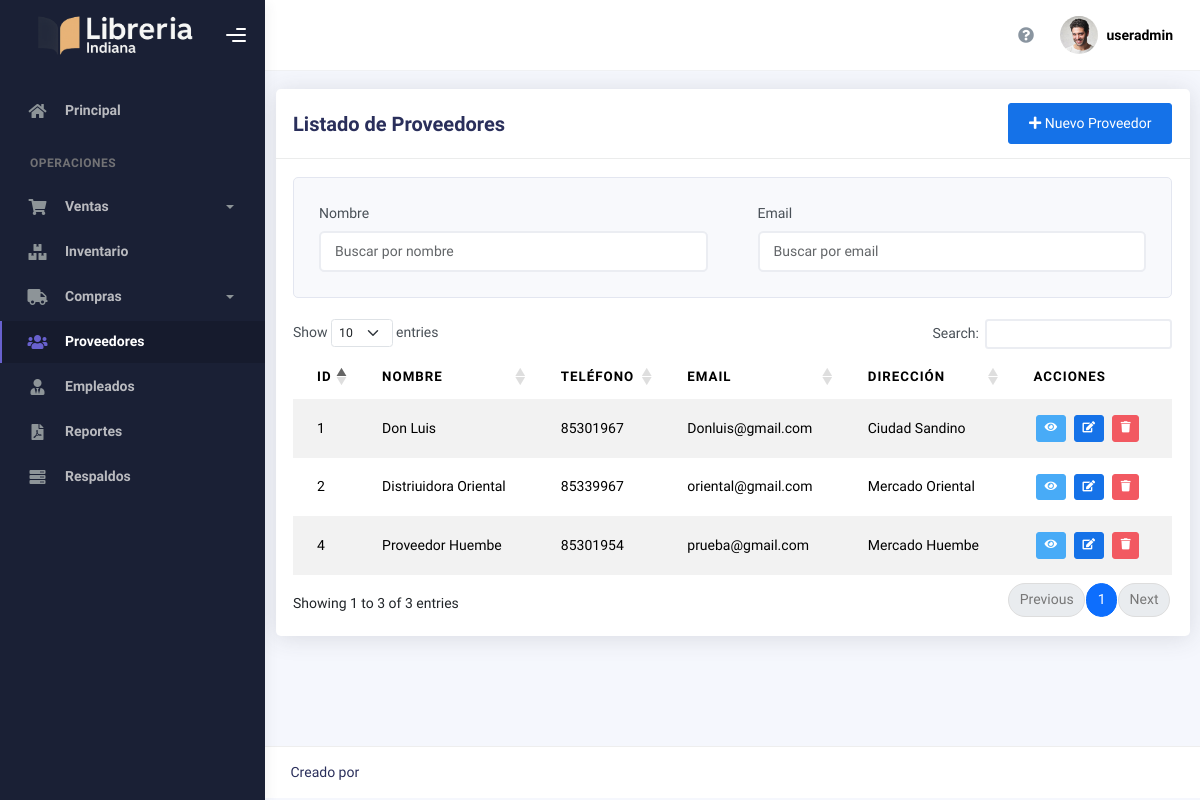
/admin/proveedores (signed in), run on the app's committed database.
### tables this page shows
CREATE TABLE Proveedor (
    IDProveedor INTEGER PRIMARY KEY AUTOINCREMENT,
    Nombre TEXT NOT NULL,
    Telefono TEXT,
    Email TEXT,
    DireccionCompleta TEXT
);

### app/blueprints/admin/routes.py (the view)
@admin_bp.route('/proveedores')
@login_required
@role_required(['admin', 'gerente'])
def proveedores():
    conn = get_db_connection()
    proveedores = conn.execute("SELECT * FROM Proveedor").fetchall()
    conn.close()
    return render_template('admin/proveedores.html', proveedores=proveedores)

### app/utils/__init__.py (called while the page is built)
def login_required(f):
    @wraps(f)
    def decorated_function(*args, **kwargs):
        if session.get("user_id") is None:
            return redirect(url_for('auth.login'))
        return f(*args, **kwargs)
    return decorated_function

def role_required(roles):
    def decorator(f):
        @wraps(f)
        def decorated_function(*args, **kwargs):
            if session.get("user_id") is None:
                return redirect(url_for('auth.login'))
            user_role = session.get("role")
            if user_role not in roles and user_role != 'admin':
                abort(403)  # Forbidden
            return f(*args, **kwargs)
        return decorated_function
    return decorator

### app/utils/db.py (called while the page is built)
def get_db_connection():
    conn = sqlite3.connect(current_app.config['DATABASE_PATH'])
    conn.row_factory = sqlite3.Row
    return conn

### app/blueprints/admin/templates/admin/proveedores.html (shortened to what this page needs)
{% extends "layout.html" %}
{% block style %}
<link rel="stylesheet" href="https://cdn.datatables.net/1.11.5/css/dataTables.bootstrap5.min.css">
<link rel="stylesheet" href="https://cdn.datatables.net/responsive/2.2.9/css/responsive.bootstrap5.min.css">
{% endblock %}
{% block main %}
<div class="container-fluid">
    <div class="row">
        <div class="col-md-12">
            <div class="card">
                <div class="card-header">
                    <div class="d-flex justify-content-between align-items-center">
                        <h4 class="card-title">Listado de Proveedores</h4>
                        <button class="btn btn-primary" data-bs-toggle="modal" data-bs-target="#addProveedorModal">
                            <i class="fas fa-plus"></i> Nuevo Proveedor
                        </button>
                    </div>
                </div>
                <div class="card-body">
                    <div class="filter-section mb-4">
                        <div class="row">
                            <div class="col-md-6">
                                <div class="form-group">
                                    <label for="filterNombre">Nombre</label>
                                    <input type="text" class="form-control" id="filterNombre" placeholder="Buscar por nombre">
                                </div>
                            </div>
                            <div class="col-md-6">
                                <div class="form-group">
                                    <label for="filterEmail">Email</label>
                                    <input type="text" class="form-control" id="filterEmail" placeholder="Buscar por email">
                                </div>
                            </div>
                        </div>
                    </div>
                    <div class="table-responsive">
                        <table id="proveedoresTable" class="table table-striped table-hover">
                            <thead>
                                <tr>
                                    <th>ID</th>
                                    <th>Nombre</th>
                                    <th>Teléfono</th>
                                    <th>Email</th>
                                    <th>Dirección</th>
                                    <th>Acciones</th>
                                </tr>
                            </thead>
                            <tbody>
                                {% for proveedor in proveedores %}
                                <tr>
                                    <td>{{ proveedor.IDProveedor }}</td>
                                    <td>{{ proveedor.Nombre }}</td>
                                    <td>{{ proveedor.Telefono }}</td>
                                    <td>{{ proveedor.Email }}</td>
                                    <td>{{ proveedor.DireccionCompleta|truncate(30) }}</td>
                                    <td>
                                        <button class="btn btn-info btn-sm action-btn" onclick="viewProveedor({{ proveedor.IDProveedor }})" title="Ver detalles">
                                            <i class="fas fa-eye"></i>
                                        </button>
                                        <button class="btn btn-primary btn-sm action-btn" onclick="editProveedor({{ proveedor.IDProveedor }})" title="Editar">
                                            <i class="fas fa-edit"></i>
                                        </button>
                                        <button class="btn btn-danger btn-sm action-btn" onclick="confirmDelete({{ proveedor.IDProveedor }})" title="Eliminar">
                                            <i class="fas fa-trash"></i>
                                        </button>
                                    </td>
                                </tr>
                                {% endfor %}
                            </tbody>
                        </table>
                    </div>
                </div>
            </div>
        </div>
    </div>
</div>
{% endblock %}

### app/templates/layout.html (style rules this page uses)
body { font-family: 'Public Sans', -apple-system, BlinkMacSystemFont, 'Segoe UI', Roboto, 'Helvetica Neue', Arial, sans-serif; }

### app/blueprints/admin/templates/admin/proveedores.html (style rules this page uses)
.action-btn { margin: 0 2px; padding: 4px 8px; font-size: 0.8rem; }
.filter-section { background-color: #f8f9fc; padding: 15px; border-radius: 5px; margin-bottom: 20px; border: 1px solid #e3e6f0; }
.card-header { background-color: #f8f9fc; border-bottom: 1px solid #e3e6f0; }
.card { box-shadow: 0 0.15rem 1.75rem 0 rgba(58, 59, 69, 0.15); border: none; border-radius: 0.35rem; }

### data on the page
Proveedor: IDProveedor "1", Nombre "Don Luis", Telefono "85301967", Email "Donluis@gmail.com", DireccionCompleta "Ciudad Sandino"
Proveedor: IDProveedor "2", Nombre "Distriuidora Oriental", Telefono "85339967", Email "oriental@gmail.com", DireccionCompleta "Mercado Oriental"
Proveedor: IDProveedor "4", Nombre "Proveedor Huembe", Telefono "85301954", Email "prueba@gmail.com", DireccionCompleta "Mercado Huembe"

### other printed values
{{ session.get('username', 'Usuario') }} "useradmin"
